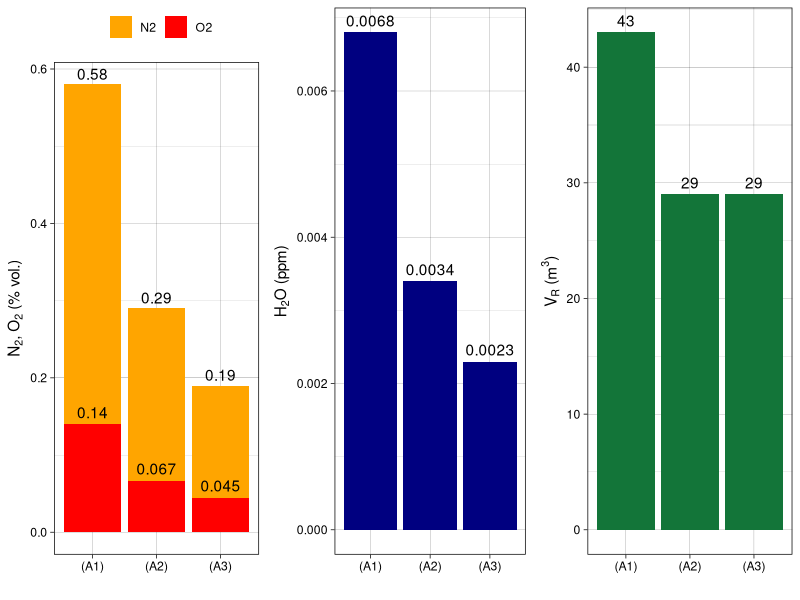
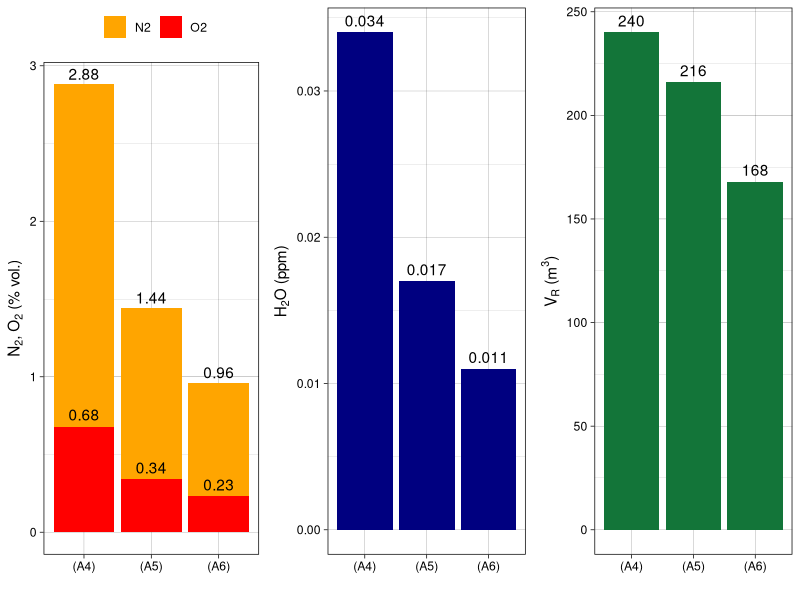
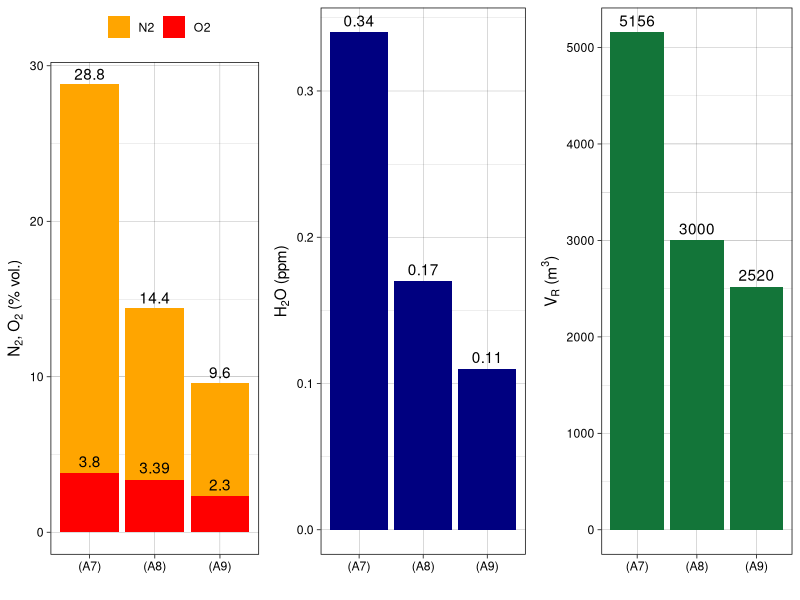
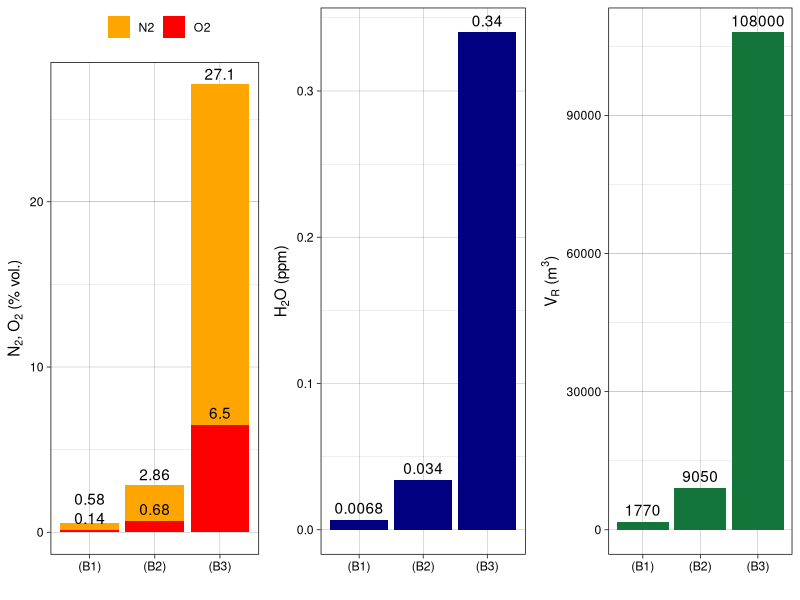
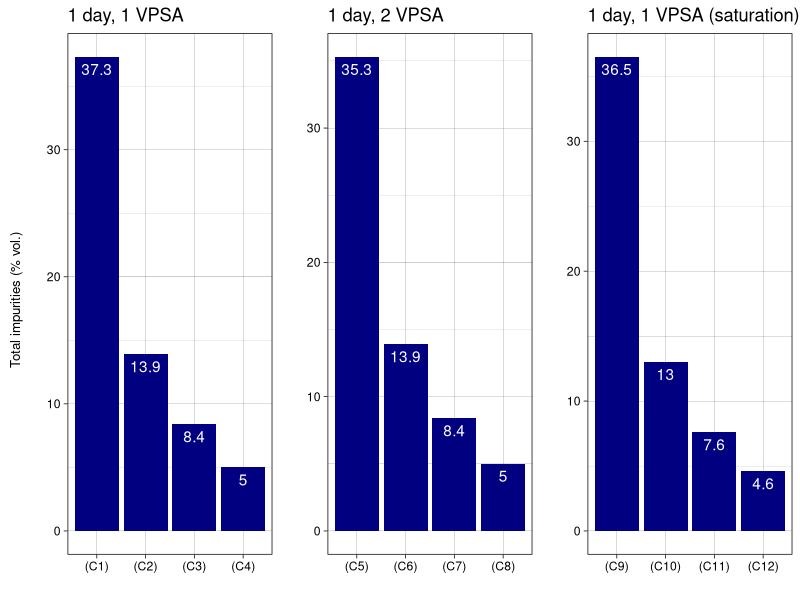
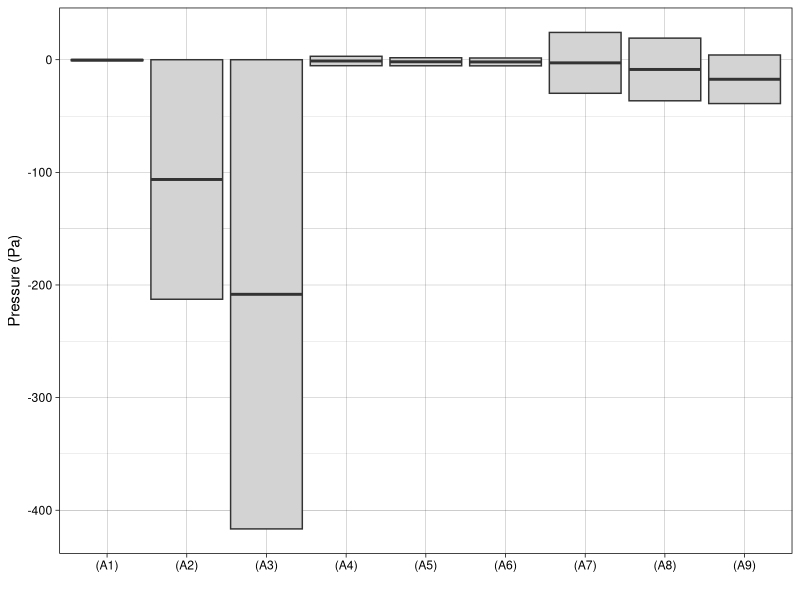
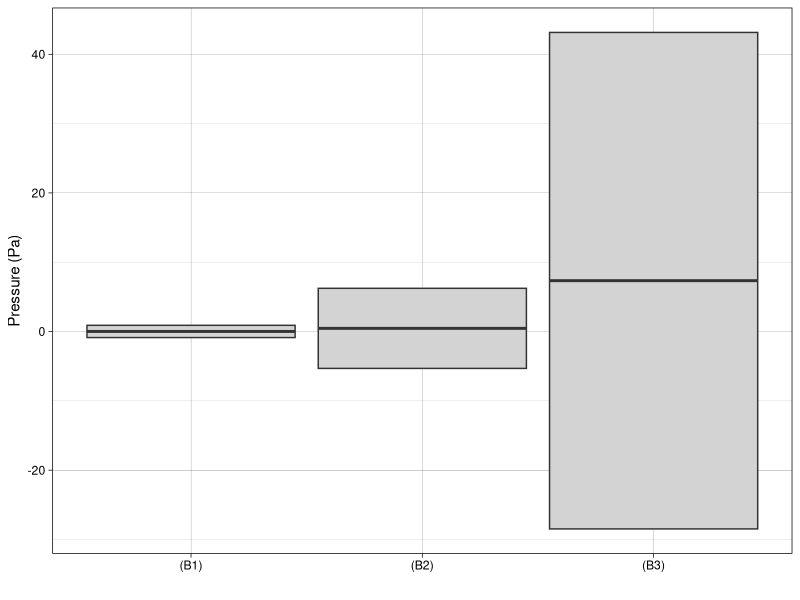
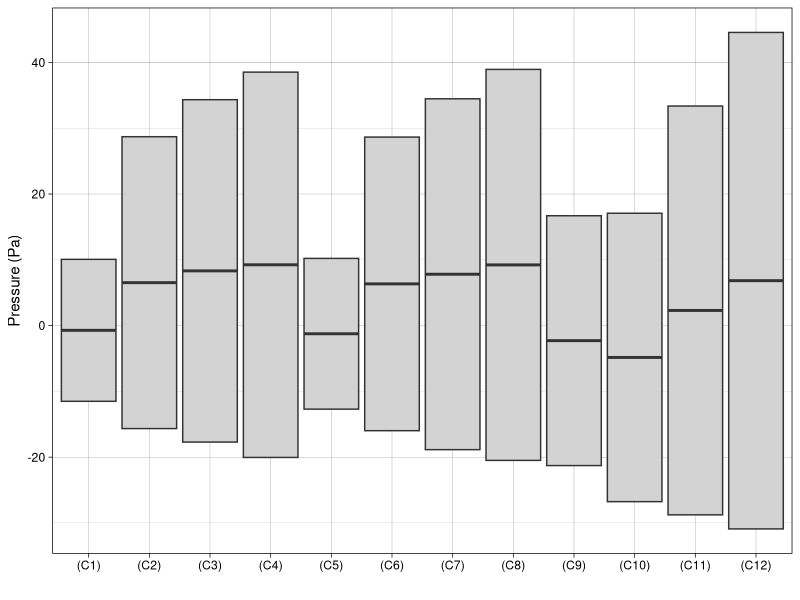

The R source for these figures, in order:
##########################################################################
##                                                                      ##
##  Definition and optimization of a MELCOR model of the                ##
##  IFMIF-DONES Argon Purification Subsystem                            ##
##                                                                      ##
##  Authors: A. Manjavacas                                              ##
##                                                                      ##
##  Copyright (c) Antonio Manjavacas, 2023                              ##
##  Contact: manjavacas@ugr.es                                          ##
##                                                                      ##
##########################################################################

library(tidyverse)
library(ggplot2)
library(grid)

###################### FUNCTIONS ######################

plot_cases <- function(df, filename) {
  # N2 + O2 barplot
  p1 <- ggplot(df, aes(x = df$Scenario)) +
    geom_bar(aes(y = df$N2, fill = "N2"),
      stat = "identity", position = "dodge"
    ) +
    geom_bar(aes(y = df$O2, fill = "O2"),
      stat = "identity", position = "dodge"
    ) +
    geom_text(aes(y = df$N2, label = df$N2),
      vjust = ifelse(df$Scenario == "(B1)", -1.5, -0.4),
      position = position_dodge(width = 0.9)
    ) +
    geom_text(aes(y = df$O2, label = df$O2),
      vjust = -0.5,
      position = position_dodge(width = 0.9)
    ) +
    labs(
      x = "", fill = "",
      y = expression(paste("N"[2], ", ", "O"[2], " ", "(% vol.)"))
    ) +
    scale_fill_manual(values = c("N2" = "orange", "O2" = "red")) +
    theme_linedraw()

  # H2O barplot
  p2 <- ggplot(df, aes(x = df$Scenario, y = df$H2O)) +
    geom_bar(stat = "identity", fill = "navy", position = "dodge") +
    geom_text(aes(label = df$H2O),
      vjust = -0.5,
      position = position_dodge(width = 0.9)
    ) +
    labs(x = "", y = expression(paste("H"[2], "O", " ", "(ppm)"))) +
    theme_linedraw()

  # VR barplot
  p3 <- ggplot(df, aes(x = df$Scenario, y = df$VR)) +
    geom_bar(stat = "identity", fill = "#137539", position = "dodge") +
    geom_text(aes(label = df$VR),
      vjust = -0.5,
      position = position_dodge(width = 0.9)
    ) +
    labs(x = "", y = expression(paste("V"[R], " ", "(m"^3, ")"))) +
    theme_linedraw()

  p <- ggpubr::ggarrange(p1, p2, p3,
    ncol = 3, nrow = 1,
    legend = "top"
  )

  ggsave(filename, plot = p, width = 12, height = 4.8, dpi = 400, bg = "white")
}

plot_impurities <- function(df, filename) {
  df1 <- df %>% filter(grepl("^\\(C[1-4]\\)", df$Scenario))
  df2 <- df %>% filter(grepl("^\\(C[5-8]\\)", df$Scenario))
  df3 <- df %>% filter(grepl("^\\(C(9|1[0-2])\\)", df$Scenario))

  df3$Scenario <- factor(df3$Scenario,
    levels = c("(C9)", "(C10)", "(C11)", "(C12)")
  )

  p1 <- ggplot(df1, aes(x = df1$Scenario, y = 100 - df1$Ar)) +
    geom_bar(stat = "identity", fill = "navy") +
    labs(title = "1 day, 1 VPSA", x = "", y = "") +
    geom_text(aes(label = round(100 - df1$Ar, 2)),
      vjust = 1.5,
      position = position_dodge(width = 0.9),
      color = "white"
    ) +
    theme_linedraw()
  p2 <- ggplot(df2, aes(x = df2$Scenario, y = 100 - df2$Ar)) +
    geom_bar(stat = "identity", fill = "navy") +
    labs(title = "1 day, 2 VPSA", x = "", y = "") +
    geom_text(aes(label = round(100 - df2$Ar, 2)),
      vjust = 1.5,
      position = position_dodge(width = 0.9),
      color = "white"
    ) +
    theme_linedraw()
  p3 <- ggplot(df3, aes(x = df3$Scenario, y = 100 - df3$Ar)) +
    geom_bar(stat = "identity", fill = "navy") +
    labs(title = "1 day, 1 VPSA (saturation)", x = "", y = "") +
    geom_text(aes(label = round(100 - df3$Ar, 2)),
      vjust = 1.5,
      position = position_dodge(width = 0.9),
      color = "white"
    ) +
    theme_linedraw()

  p <- ggpubr::ggarrange(p1, p2, p3,
    ncol = 3, nrow = 1
  )
  p <- ggpubr::annotate_figure(
    p,
    left = textGrob("Total impurities (% vol.)",
      rot = 90,
      vjust = 1, gp = gpar(cex = 0.8)
    ),
  )

  ggsave(filename, plot = p, width = 10, height = 3, dpi = 400, bg = "white")
}

plot_pressures <- function(df, filename) {
  df$med <- 0.5 * (df$MinP + df$MaxP)
  p <- ggplot(
    df,
    aes(
      x = Scenario, ymin = MinP, lower = MinP,
      middle = med, upper = MaxP, ymax = MaxP
    )
  ) +
    geom_boxplot(stat = "identity", fill = "lightgray") +
    labs(x = "", y = "Pressure (Pa)") +
    theme_linedraw()

  ggsave(filename, plot = p, width = 10, height = 6, dpi = 300, bg = "white")
}

# Load data
scenarios <- read_csv("./data/scenarios.csv")

###################### A SCENARIOS ######################

cases_a1_to_a3 <- scenarios %>%
  filter(grepl("^\\(A[1-3]\\)", Scenario))
cases_a4_to_a6 <- scenarios %>%
  filter(grepl("^\\(A[4-6]\\)", Scenario))
cases_a7_to_a9 <- scenarios %>%
  filter(grepl("^\\(A[7-9]\\)", Scenario))

plot_cases(cases_a1_to_a3, "./plots/cases_a1_to_a3.png")
plot_cases(cases_a4_to_a6, "./plots/cases_a4_to_a6.png")
plot_cases(cases_a7_to_a9, "./plots/cases_a7_to_a9.png")

###################### B SCENARIOS ######################

cases_b1_to_b3 <- scenarios %>%
  filter(grepl("^\\(B[1-3]\\)", Scenario))

plot_cases(cases_b1_to_b3, "./plots/cases_b1_to_b3.png")

###################### C SCENARIOS ######################

cases_c1_to_c12 <- scenarios %>%
  filter(grepl("^\\(C([1-9]|1[0-2])\\)", Scenario))

plot_impurities(cases_c1_to_c12, "./plots/cases_c1_to_c12.png")

####################### PRESSURES #######################

# Load data
pressures <- read_csv("./data/min_max_pressures.csv")

a_pressures <- pressures %>%
  filter(grepl("^\\(A[1-9]\\)", Scenario))
b_pressures <- pressures %>%
  filter(grepl("^\\(B[1-3]\\)", Scenario))
c_pressures <- pressures %>%
  filter(grepl("^\\(C([1-9]|1[0-2])\\)", Scenario)) %>%
  mutate(Scenario = factor(Scenario, levels = paste0("(C", 1:12, ")")))

plot_pressures(a_pressures, "./plots/a_pressures.png")
plot_pressures(b_pressures, "./plots/b_pressures.png")
plot_pressures(c_pressures, "./plots/c_pressures.png")
